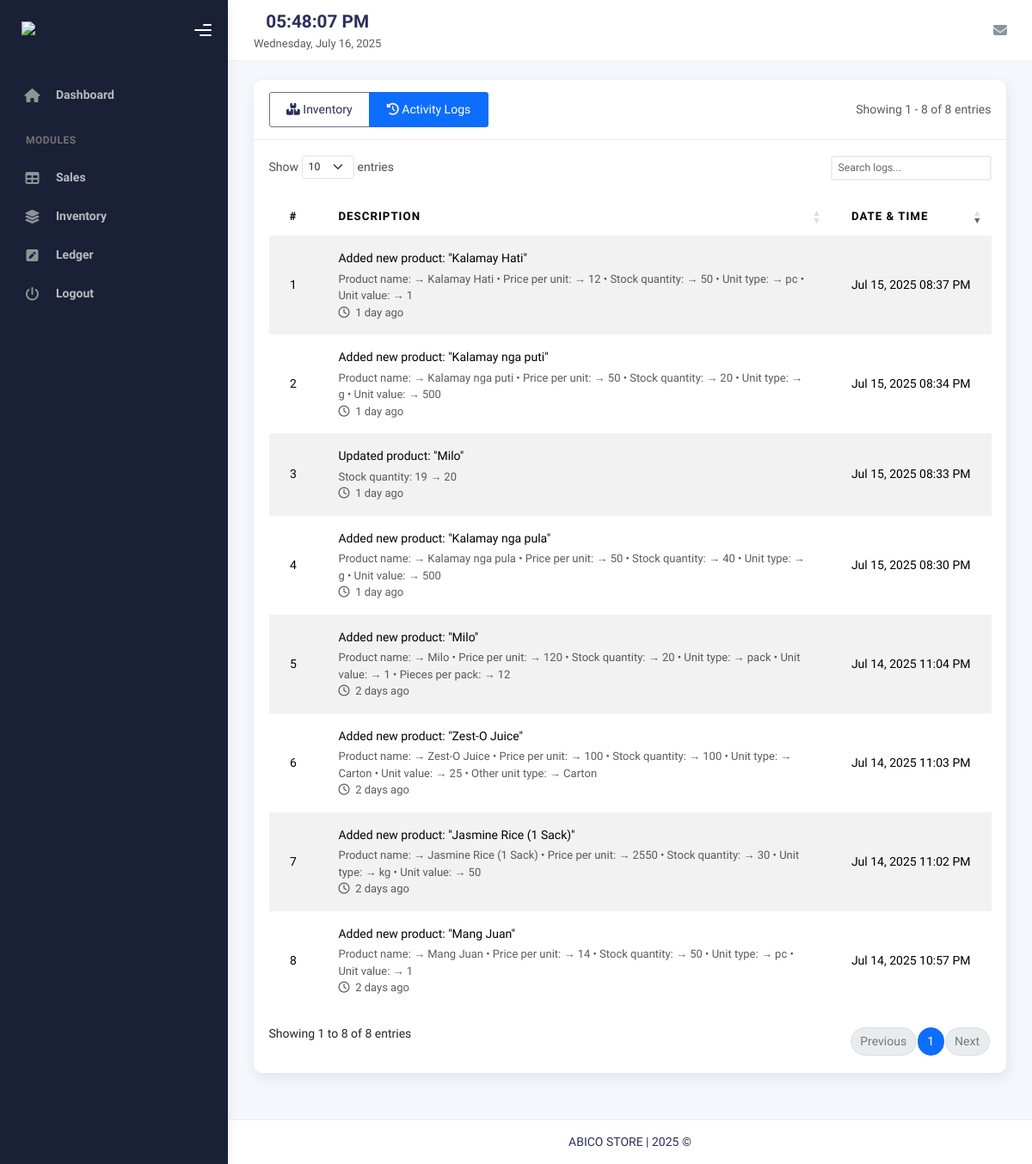
The page /inventory/activity_log.php (signed in) on the database its author committed.
### tables this page shows
CREATE TABLE `inventory_activity_log` (
  `id` int(11) NOT NULL,
  `user_id` int(11) NOT NULL COMMENT 'ID of the user who performed the action',
  `action` varchar(50) NOT NULL COMMENT 'Type of action (add, update, delete, etc.)',
  `description` text NOT NULL COMMENT 'Detailed description of the action',
  `product_id` int(11) DEFAULT NULL COMMENT 'ID of the affected product',
  `product_name` varchar(255) DEFAULT NULL COMMENT 'Name of the affected product',
  `old_values` text DEFAULT NULL COMMENT 'JSON string of old values (for updates)',
  `new_values` text DEFAULT NULL COMMENT 'JSON string of new values',
  `created_at` datetime NOT NULL DEFAULT current_timestamp()
);

### includes/inventory/activity_log_product.php (called while the page is built, shortened)
<?php
class ActivityLog {
    private $conn;
    private $table_name = "inventory_activity_log";
    public function __construct($db) {
        $this->conn = $db;
    }
    public function readAll($page = 1, $records_per_page = 10) {
        $start = ($page - 1) * $records_per_page;
        $query = "SELECT l.*, u.username
                 FROM " . $this->table_name . " l
                 LEFT JOIN users u ON l.user_id = u.id
                 ORDER BY l.created_at DESC
                 LIMIT :start, :records_per_page";
        $stmt = $this->conn->prepare($query);
        $stmt->bindParam(":start", $start, PDO::PARAM_INT);
        $stmt->bindParam(":records_per_page", $records_per_page, PDO::PARAM_INT);
        $stmt->execute();
        return $stmt->fetchAll(PDO::FETCH_ASSOC);
    }
    public function countAll() {
        $query = "SELECT COUNT(*) as total FROM " . $this->table_name;
        $stmt = $this->conn->prepare($query);
        $stmt->execute();
        $row = $stmt->fetch(PDO::FETCH_ASSOC);
        return $row['total'];
    }
    public function formatDescription($log) {
        $action = strtolower($log['action']);
        $product = !empty($log['product_name']) ? '"' . htmlspecialchars($log['product_name']) . '"' : 'a product';
        switch ($action) {
            case 'create':
            case 'add':
                return "Added new product: $product";
            case 'update':
            case 'edit':
                return "Updated product: $product";
        }
    }
    public function timeElapsedString($datetime, $full = false) {
        $now = new DateTime('now', new DateTimeZone('Asia/Manila'));
        $ago = new DateTime($datetime, new DateTimeZone('Asia/Manila'));
        $diff = $now->diff($ago);
        $diff->w = floor($diff->d / 7);
        $diff->d -= $diff->w * 7;
        $string = [
            'y' => 'year',
            'm' => 'month',
            'w' => 'week',
            'd' => 'day',
            'h' => 'hour',
            'i' => 'minute',
            's' => 'second',
        ];
        foreach ($string as $k => &$v) {
            if ($diff->$k) {
                $v = $diff->$k . ' ' . $v . ($diff->$k > 1 ? 's' : '');
            } else {
                unset($string[$k]);
            }
        }
        if (!$full) $string = array_slice($string, 0, 1);
        return $string ? implode(', ', $string) . ' ago' : 'just now';
    }
}

### inventory/activity_log.php (the view, shortened to what this page needs)
<?php
require_once __DIR__ . '/../includes/inventory/activity_log_product.php';
$database = new dbconn();
$db = $database->getConnection();
$activityLog = new ActivityLog($db);
$page = isset($_GET['page']) ? (int)$_GET['page'] : 1;
$perPage = 20;
$offset = ($page - 1) * $perPage;
$logs = $activityLog->readAll($page, $perPage);
$totalLogs = $activityLog->countAll();
include __DIR__ . "/../templates/header.php";
include __DIR__ . "/../templates/sidebar.php";
include __DIR__ . "/../templates/nav.php";
?>
<div class="container">
    <div class="page-inner">
        <div class="card">
            <div class="card-header d-flex justify-content-between align-items-center">
                <h4 class="card-title mb-0">
                    <div class="btn-group" role="group">
                        <a href="index.php" class="btn btn-outline-secondary">
                            <i class="fas fa-boxes"></i> Inventory
                        </a>
                        <a href="activity_log.php" class="btn btn-outline-primary active">
                            <i class="fas fa-history"></i> Activity Logs
                        </a>
                    </div>
                </h4>
                <div class="text-muted">
                    Showing <?= $offset + 1 ?> - <?= min($offset + count($logs), $totalLogs) ?> of <?= $totalLogs ?> entries
                </div>
            </div>
            <div class="card-body">
                <div class="table-responsive">
                    <table id="activityTable" class="table table-hover table-striped" style="width:100%">
                        <thead>
                            <tr>
                                <th>#</th>
                                <th>Description</th>
                                <th>Date & Time</th>
                            </tr>
                        </thead>
                        <tbody>
                        <?php foreach ($logs as $index => $row):
                            $rowNumber = $offset + $index + 1;
                            $description = $activityLog->formatDescription($row);
                            $timeAgo = $activityLog->timeElapsedString($row['created_at']);
                        ?>
                        <tr>
                            <td><?= $rowNumber ?></td>
                            <td>
                                    <div class="d-flex">
                                    <div class="flex-grow-1">
                                        <div class="d-flex flex-column">
                                            <div class="mb-1"><?= $description ?></div>
                                            <?php
                                            if (!empty($row['old_values']) || !empty($row['new_values'])) {
                                                $old = json_decode($row['old_values'] ?? '{}', true);
                                                $new = json_decode($row['new_values'] ?? '{}', true);
                                                $changes = [];
                                                foreach ($new as $field => $value) {
                                                    $oldVal = $old[$field] ?? '';
                                                    if ($oldVal != $value) {
                                                        $changes[] = ucfirst(str_replace('_', ' ', $field)) . ": $oldVal → $value";
                                                    }
                                                }
                                                if (!empty($changes)) {
                                                    echo '<div class="small text-muted">' .
                                                         implode(' • ', $changes) .
                                                         '</div>';
                                                }
                                            }
                                            ?>
                                            <small class="text-muted">
                                                <i class="far fa-clock me-1"></i>
                                                <?= $timeAgo ?>
                                            </small>
                                        </div>
                                    </div>
                                </div>
                            </td>
                            <td data-order="<?= strtotime($row['created_at']) ?>">
                                <?= date('M j, Y h:i A', strtotime($row['created_at'])) ?>
                            </td>
                        </tr>
                        <?php endforeach; ?>
                    </tbody>
                </table>
            </div>
        </div>
    </div>
</div>
<?php include __DIR__ . "/../templates/footer.php"; ?>
<link rel="stylesheet" type="text/css" href="https://cdn.datatables.net/1.11.5/css/dataTables.bootstrap5.min.css">
</body>
</html>

### rows shown on the page
inventory_activity_log: rowNumber "1", product_name "Added new product: \"Kalamay Hati\"", changes "Product name: → Kalamay Hati • Price per unit: → 12 • Stock quantity: → 50 • Unit type: → pc • Unit value: → 1", created_at "1 day ago", created_at "Jul 15, 2025 08:37 PM"
inventory_activity_log: rowNumber "2", product_name "Added new product: \"Kalamay nga puti\"", changes "Product name: → Kalamay nga puti • Price per unit: → 50 • Stock quantity: → 20 • Unit type: → g • Unit value: → 500", created_at "1 day ago", created_at "Jul 15, 2025 08:34 PM"
inventory_activity_log: rowNumber "3", product_name "Updated product: \"Milo\"", changes "Stock quantity: 19 → 20", created_at "1 day ago", created_at "Jul 15, 2025 08:33 PM"
inventory_activity_log: rowNumber "4", product_name "Added new product: \"Kalamay nga pula\"", changes "Product name: → Kalamay nga pula • Price per unit: → 50 • Stock quantity: → 40 • Unit type: → g • Unit value: → 500", created_at "1 day ago", created_at "Jul 15, 2025 08:30 PM"
inventory_activity_log: rowNumber "5", product_name "Added new product: \"Milo\"", changes "Product name: → Milo • Price per unit: → 120 • Stock quantity: → 20 • Unit type: → pack • Unit value: → 1 • Pieces per pack: → 12", created_at "2 days ago", created_at "Jul 14, 2025 11:04 PM"
inventory_activity_log: rowNumber "6", product_name "Added new product: \"Zest-O Juice\"", changes "Product name: → Zest-O Juice • Price per unit: → 100 • Stock quantity: → 100 • Unit type: → Carton • Unit value: → 25 • Other unit type: → Carton", created_at "2 days ago", created_at "Jul 14, 2025 11:03 PM"
inventory_activity_log: rowNumber "7", product_name "Added new product: \"Jasmine Rice (1 Sack)\"", changes "Product name: → Jasmine Rice (1 Sack) • Price per unit: → 2550 • Stock quantity: → 30 • Unit type: → kg • Unit value: → 50", created_at "2 days ago", created_at "Jul 14, 2025 11:02 PM"
inventory_activity_log: rowNumber "8", product_name "Added new product: \"Mang Juan\"", changes "Product name: → Mang Juan • Price per unit: → 14 • Stock quantity: → 50 • Unit type: → pc • Unit value: → 1", created_at "2 days ago", created_at "Jul 14, 2025 10:57 PM"

### other values the page prints
$offset + 1 "1"
min($offset + count($logs), $totalLogs) "8"
$totalLogs "8"
